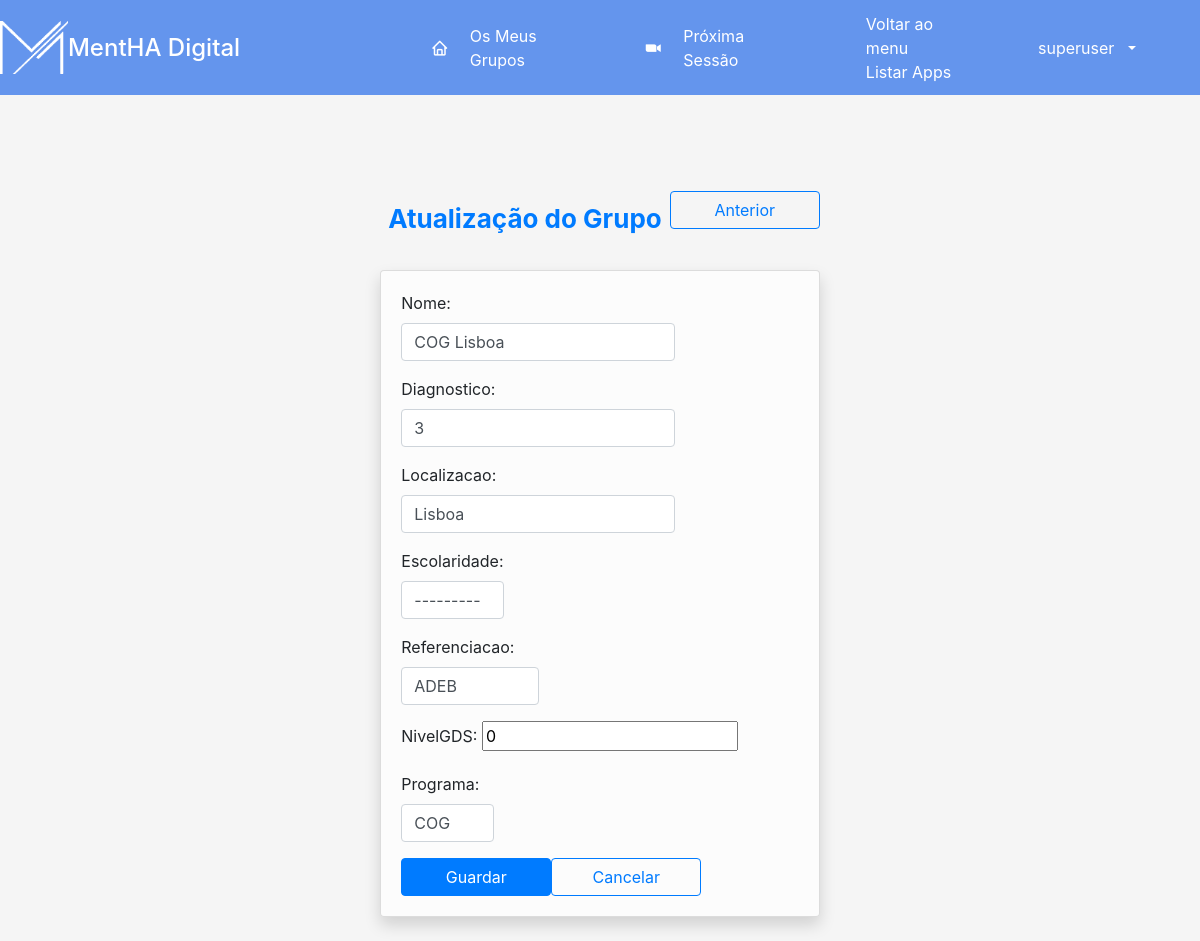
Screenshot of /diario/update_groups/64 (signed in) with the database file from the repository.
### diario/models.py (models this page shows, shortened)
class Grupo(models.Model):
    opEscolaridade = (
        ("0-4", "0-4"),
        ("5-9", "5-9"),
        ("10-12", "10-12"),
        ("12+", "12+")
    )
    opPrograma = (
        ("CARE", "CARE"),
        ("COG", "COG"),
    )
    nome = models.CharField(max_length=20)
    diagnostico = models.ForeignKey(Doenca, on_delete=models.CASCADE, null=True, blank=True)
    localizacao = models.CharField(max_length=20, default="", null=True, blank=True)
    escolaridade = models.CharField(max_length=20, choices=opEscolaridade, default="", blank=True, null=True)
    referenciacao = models.ForeignKey(Reference, on_delete=models.CASCADE, null=True, blank=True)
    nivelGDS = models.IntegerField(default=0)
    programa = models.CharField(max_length=20, choices=opPrograma, default="CARE", blank=True, null=True)

class Reference(models.Model):
    nome = models.CharField(max_length=20, default="")
    def __str__(self):
        return f'{self.nome}'

### diario/decorators.py (the view)
        def wrapper(request, *args, **kwargs):
            if request.user.groups.filter(name__in=groups).exists() or 'Todos' in groups:
                return function(request, *args, **kwargs)
            else:
                raise Http404

### diario/forms.py
class GrupoForm(ModelForm):
    class Meta:
        model = Grupo
        fields = '__all__'
        widgets = {
            'nome': TextInput(attrs={'class': 'form-control', 'placeholder': 'Escreva o nome do Grupo ...'}),
            'diagnostico': TextInput(
                attrs={'class': 'form-control', 'placeholder': 'Escreva o diagnostico do Grupo ...'}),
            'localizacao': TextInput(attrs={'class': 'form-control', 'placeholder': 'Escreva a Localização ...'}),
            'escolaridade': Select(attrs={'class': 'form-control'}),
            'referenciacao': Select(attrs={'class': 'form-control'}),
            'programa': Select(attrs={'class': 'form-control'}),
        }

### diario/views.py (called while the page is built)
@login_required(login_url='diario:login')
@check_user_able_to_see_page('Todos')
def update_groups(request, grupo_id):
    grupo = Grupo.objects.get(pk=grupo_id)
    formGrupo = GrupoForm(request.POST or None, instance=grupo)
    if formGrupo.is_valid():
        formGrupo.save()
        return HttpResponseRedirect(reverse('diario:grupo_details', args=(grupo_id,)))
    contexto = {
        'grupo_id': grupo_id,
        'formGrupo': formGrupo
    }
    return render(request, "diario/update_groups.html", contexto)

### diario/templates/diario/update_groups.html (shortened to what this page needs)
{% extends 'diario/base.html' %}
{% load static %}
{% block main %}
<div id="wrapper">
    <div class="d-flex flex-column" id="content-wrapper">
        <div id="content">
            <div class="container-fluid">
                <div class="container text-start">
                    <div class="row">
                        <div class="col align-self-center">
                            <div style="display: flex;flex-direction: row;justify-content: space-between">
                                <div class="card-body" style="padding: 8px">
                                    <p class="text-primary m-0 fw-bold"
                                       style="margin: 5px; font-size: 26px">Atualização do Grupo</p>
                                </div>
                                <div>
                                    <form action="{% url 'diario:grupo_details' grupo_id %}">
                                        <button type="submit" class="btn btn-outline-primary" style="width: 150px">
                                            Anterior
                                        </button>
                                    </form>
                                </div>
                            </div>
                        </div>
                    </div>
                </div>
                <div class="container text-start">
                    <div class="row">
                        <div class="col align-self-center">
                            <div class="card shadow">
                                <div class="card-body">
                                    <form action="{% url 'diario:grupo_details' grupo_id %}" method="post"
                                          style="justify-items: start">
                                        {{ formGrupo.as_p }}
                                        <div style="display: flex;flex-direction: row;justify-content: space-between">
                                            <div>
                                                <button type="submit" class="btn btn-primary" style="width: 150px">
                                                    Guardar
                                                </button>
                                            </div>
                                            <div>
                                                <form action="{% url 'diario:grupo_details' grupo_id %}">
                                                    <button type="submit" class="btn btn-outline-primary"
                                                            style="width: 150px">
                                                        Cancelar
                                                    </button>
                                                </form>
                                            </div>
                                        </div>
                                    </form>
                                </div>
                            </div>
                        </div>
                    </div>
                </div>
            </div>
        </div>
    </div>
</div>
{% endblock %}

### diario/templates/diario/base.html (shortened to what this page needs)
<!DOCTYPE html>
{% load static %}
<html lang="pt">
<head>
    <link href="https://cdn.jsdelivr.net/npm/bootstrap@5.2.0/dist/css/bootstrap.min.css" rel="stylesheet"
>
    <link href='https://unpkg.com/boxicons@2.0.7/css/boxicons.min.css' rel='stylesheet'>
    <link rel="stylesheet" href="https://cdn.jsdelivr.net/npm/bootstrap@4.0.0/dist/css/bootstrap.min.css">
    <link href="{% static 'diario/style.css'%}?{% now 'U' %}" rel="stylesheet">
</head>
<body id="layout">
    <div class="sidebar">
        <div class="logo-details">
            <img src="{% static 'diario/img/mentha-logo.png' %}" alt=""
                 style="width:20%;">
            <span class="logo_name">MentHA Digital</span>
        </div>
            <div class="nav-links max-left">
                <a href="{% url 'diario:dashboard_Care' %}" class="active">
                    <i class="bx bx-home"></i>
                    <span class="links_name">Os Meus Grupos</span>
                </a>
            </div>
            <div class="nav-links">
                {% block menu %}
                <a href="{% url 'diario:nextSession' %}">
                    <i class='bx bxl-zoom'></i>
                    <span class="links_name">Próxima Sessão</span>
                </a>
                {% endblock %}
            </div>
      <div class="nav-links">
          <div onclick="listar_apps()">Voltar ao menu</div>
          <div id="listar-apps" >Listar Apps</div>
      </div>
            <div class="profile-details nav-links">
                    <a class="nav-link dropdown-toggle" href="#" role="button" data-bs-toggle="dropdown"
                    aria-expanded="false">
                        <span class="admin_name">{{ request.user }}</span>
                    </a>
            </div>
    </div>
    <div id="content">
        {% block main %}
        {% endblock main %}
    </div>
</body>
</html>

### diario/static/diario/style.css (style rules this page uses)
#layout { background-color: rgba(0, 0, 0, 0.04); }
.card { background-color: rgba(255, 255, 255, 0.65); }
.form-control { margin: auto; }
#content { display:flex; flex-direction: row; align-items: flex-start; justify-content: center; }
#layout { display: grid; grid-template-columns: 1fr; grid-template-rows: 95px 1fr; }
.sidebar { display: flex; flex-direction: row; height: 100%; background: cornflowerblue; transition: all 0.5s ease; align-items: center; gap: 35px; }
.nav-links { color: white; }
.container-fluid { max-width: 120ch; }
.sidebar .nav-links a { height: 100%; width: 100%; display: flex; align-items: center; text-decoration: none; transition: all 0.4s ease; }
.sidebar .nav-links i { min-width: 60px; text-align: center; font-size: 18px; }
.sidebar .logo-details { height: 80px; display: flex; align-items: center; }
.profile-details { display: flex; align-items: center; border-radius: 6px; height: 50px; min-width: 190px; padding: 0 15px 0 2px; }
.profile-details .admin_name { margin: 0 10px; white-space: nowrap; }
.sidebar a:link, .sidebar a:visited { color: white; background-color: transparent; text-decoration: none; }
.max-left { margin-left: auto; }
.sidebar .logo-details .logo_name { color: #fff; font-size: 24px; font-weight: 500; }
body { height: 100vh; }

### rows the page displays
Grupo: nome "COG Lisboa", diagnostico "3", localizacao "Lisboa", escolaridade "---------", referenciacao "ADEB", nivelGDS "0", programa "COG"

### other values shown
{{ request.user }} "superuser"
